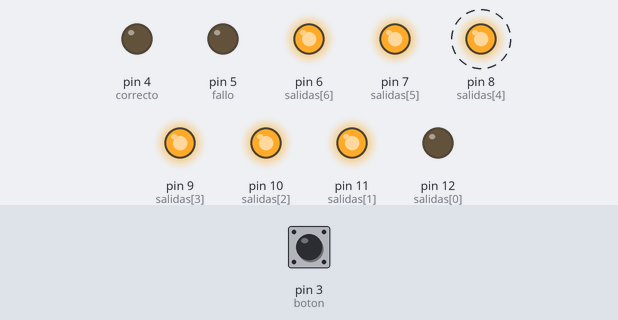
The sketch below on a simulated Arduino Uno, built with avr-gcc and run on an emulated ATmega328P. On the bench: output pins drawn as LEDs (lit = HIGH). Dashed ring = blinking. The inputs (shaded band) are chosen by the test bench; at power-on: pin 3 (boton) LOW. Random numbers use the default seed unless the sketch sets one.

Above: at 1.12 s.
At 2.2 s:
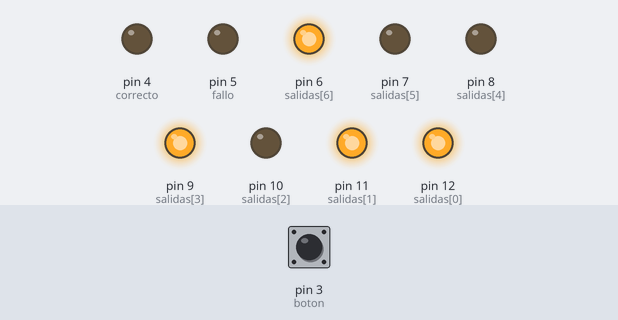
2.3 s: pin 3 (boton) pulled HIGH for 0.15 s
At 3.1 s:
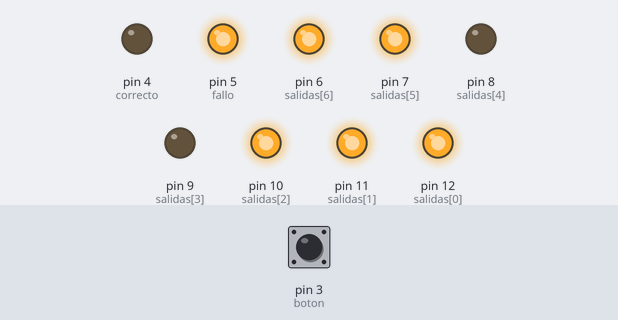
Timing chart, 0 to 5.3 s (numbered marks = the images above; inputs shaded):
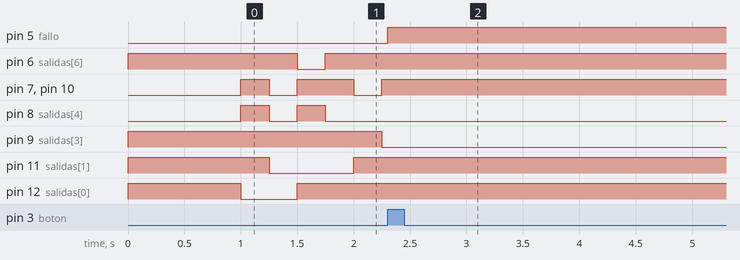

The sketch:

juego-numerico.ino
```cpp
/* Tragaperras */

int salidas[]={12, 11, 10, 9, 8, 7, 6};
int correcto=4;
int fallo=5;
int boton=3;
int contador=0;

int pedido=5;
int stopDisplay=0;

void displayNumber(int number)
{
  for(int i=0;i<7;i++)
    digitalWrite(salidas[i],LOW);
  if(number==2 || number==3 || number==4 || number==5 || number==6 || number==8 || number==9)
    digitalWrite(salidas[0],HIGH);
  if(number==0 || number==4 || number==5 || number==6 || number==8 || number==9)
    digitalWrite(salidas[1],HIGH);
  if(number==0 || number==2 || number==3 || number==5 || number==6 || number==7 || number==8 || number==9)
    digitalWrite(salidas[2],HIGH);
  if(number==0 || number==1 || number==2 || number==3 || number==4 || number==7 || number==8 || number==9)
    digitalWrite(salidas[3],HIGH);
  if(number==0 || number==2 || number==6 || number==8)
    digitalWrite(salidas[4],HIGH);
  if(number==0 || number==2 || number==3 || number==5 || number==6 || number==8)
    digitalWrite(salidas[5],HIGH);
  if(number!=2)
    digitalWrite(salidas[6],HIGH);
}

void setup()
{
 for(int i=0;i<7;i++)
  pinMode(salidas[i],OUTPUT);
 pinMode(correcto,OUTPUT);
 pinMode(fallo,OUTPUT);
 pinMode(boton,INPUT);
 randomSeed(analogRead(0));
 pedido=random(0,10);
 displayNumber(pedido);
 delay(1000);
}
void loop()
{
  if(stopDisplay==0)
  {
    displayNumber(contador);
    int currentTime=millis();
    int nowTime=millis();
    do{
      int input=digitalRead(boton);
      if(input>0)
      {
        if(pedido==contador)
          digitalWrite(correcto,HIGH);
        else
          digitalWrite(fallo, HIGH);

        stopDisplay=1;
      }
      nowTime=millis();
    }while((nowTime-currentTime)<250);
    contador++;
    if(contador==10)
      contador=0;

  }
}
```

Measured:
- after the input at 2.3 s, pin 5 (fallo): LOW → HIGH at once
- by itself, pin 8 (salidas[4]): alternates HIGH for 0.25 s and LOW for 0.25 s
